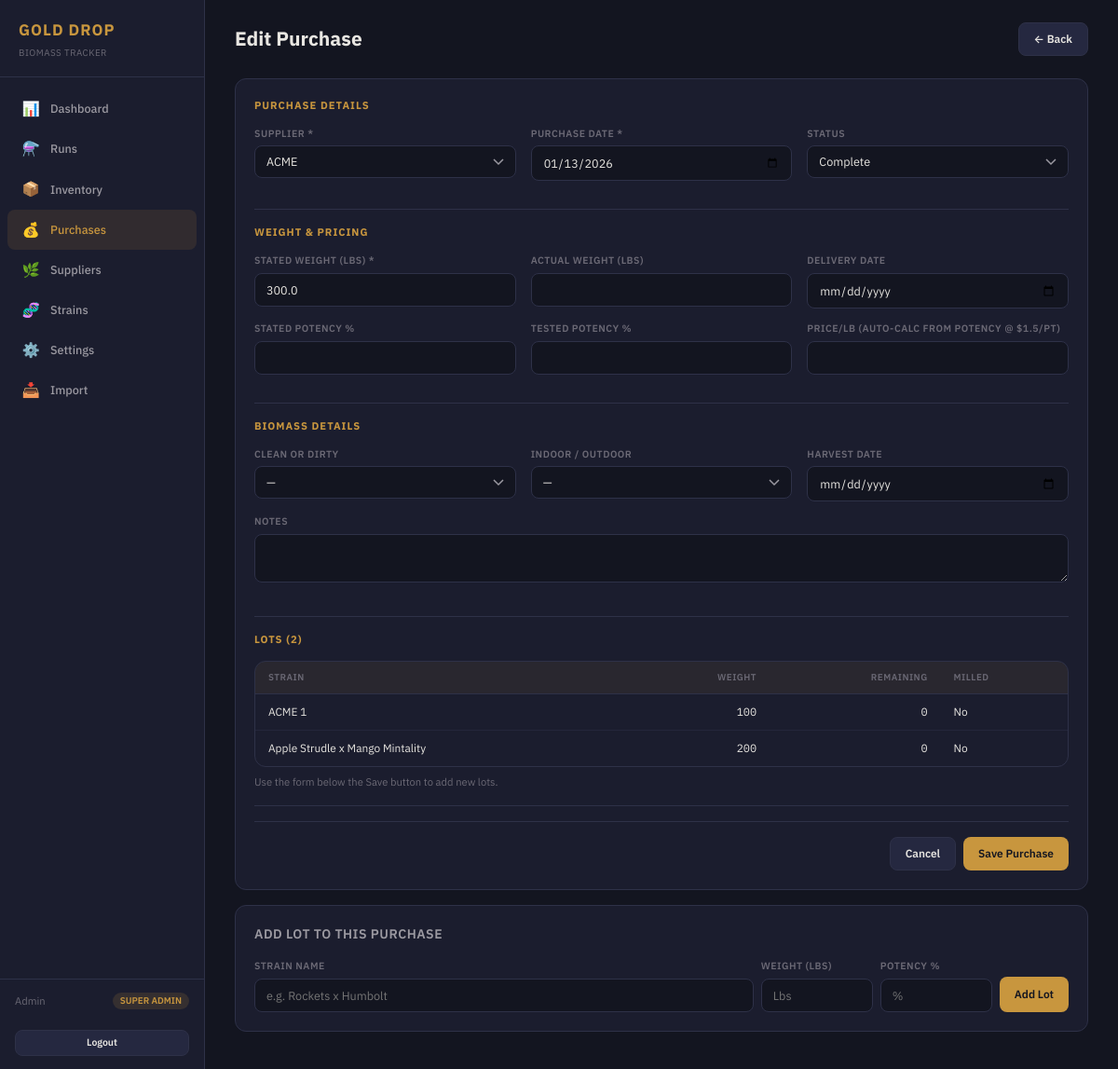
Page /purchases/f12ac0c2-0ca7-44b8-bfa0-3f6ae880757f/edit (signed in) on the committed database.
### models.py (models this page shows, shortened)
class User(UserMixin, db.Model):
    __tablename__ = "users"
    id = db.Column(db.String(36), primary_key=True, default=gen_uuid)
    username = db.Column(db.String(80), unique=True, nullable=False)
    password_hash = db.Column(db.String(256), nullable=False)
    display_name = db.Column(db.String(120), nullable=False)
    role = db.Column(db.String(20), nullable=False, default="viewer")  # super_admin, user, viewer
    is_active_user = db.Column(db.Boolean, default=True)
    created_at = db.Column(db.DateTime, default=datetime.utcnow)
    @property
    def is_super_admin(self):
        return self.role == "super_admin"
    @property
    def can_edit(self):
        return self.role in ("super_admin", "user")

class Purchase(db.Model):
    __tablename__ = "purchases"
    id = db.Column(db.String(36), primary_key=True, default=gen_uuid)
    supplier_id = db.Column(db.String(36), db.ForeignKey("suppliers.id"), nullable=False)
    purchase_date = db.Column(db.Date, nullable=False)
    delivery_date = db.Column(db.Date)
    status = db.Column(db.String(20), nullable=False, default="ordered")
    stated_weight_lbs = db.Column(db.Float, nullable=False)
    actual_weight_lbs = db.Column(db.Float)
    stated_potency_pct = db.Column(db.Float)
    tested_potency_pct = db.Column(db.Float)
    price_per_lb = db.Column(db.Float)
    total_cost = db.Column(db.Float)
    true_up_amount = db.Column(db.Float)
    true_up_status = db.Column(db.String(20))
    harvest_date = db.Column(db.Date)
    clean_or_dirty = db.Column(db.String(10))
    indoor_outdoor = db.Column(db.String(20))
    notes = db.Column(db.Text)
    created_at = db.Column(db.DateTime, default=datetime.utcnow)
    updated_at = db.Column(db.DateTime, default=datetime.utcnow, onupdate=datetime.utcnow)
    lots = db.relationship("PurchaseLot", backref="purchase", lazy="dynamic", cascade="all, delete-orphan")

class Supplier(db.Model):
    __tablename__ = "suppliers"
    id = db.Column(db.String(36), primary_key=True, default=gen_uuid)
    name = db.Column(db.String(200), nullable=False)
    contact_name = db.Column(db.String(200))
    contact_phone = db.Column(db.String(50))
    contact_email = db.Column(db.String(200))
    location = db.Column(db.String(200))
    notes = db.Column(db.Text)
    is_active = db.Column(db.Boolean, default=True)
    created_at = db.Column(db.DateTime, default=datetime.utcnow)
    purchases = db.relationship("Purchase", backref="supplier", lazy="dynamic")

class PurchaseLot(db.Model):
    __tablename__ = "purchase_lots"
    id = db.Column(db.String(36), primary_key=True, default=gen_uuid)
    purchase_id = db.Column(db.String(36), db.ForeignKey("purchases.id"), nullable=False)
    strain_name = db.Column(db.String(200), nullable=False)
    weight_lbs = db.Column(db.Float, nullable=False)
    remaining_weight_lbs = db.Column(db.Float, nullable=False)
    potency_pct = db.Column(db.Float)
    micro_pot_test = db.Column(db.String(100))
    milled = db.Column(db.Boolean, default=False)
    location = db.Column(db.String(200))
    notes = db.Column(db.Text)
    run_inputs = db.relationship("RunInput", backref="lot", lazy="dynamic")

### app.py (the view)
@app.route("/purchases/<purchase_id>/edit", methods=["GET", "POST"])
@editor_required
def purchase_edit(purchase_id):
    purchase = db.session.get(Purchase, purchase_id)
    if not purchase:
        flash("Purchase not found.", "error")
        return redirect(url_for("purchases_list"))
    if request.method == "POST":
        return _save_purchase(purchase)
    suppliers = Supplier.query.filter_by(is_active=True).order_by(Supplier.name).all()
    rate = SystemSetting.get_float("potency_rate", 1.50)
    return render_template("purchase_form.html", purchase=purchase, suppliers=suppliers,
                           rate=rate, today=date.today())

### app.py (called while the page is built)
@login_manager.user_loader
def load_user(user_id):
    return db.session.get(User, user_id)

def editor_required(f):
    @wraps(f)
    @login_required
    def decorated(*args, **kwargs):
        if not current_user.can_edit:
            flash("Edit access required.", "error")
            return redirect(url_for("dashboard"))
        return f(*args, **kwargs)
    return decorated

### models.py (called while the page is built)
    @staticmethod
    def get(key, default=None):
        s = SystemSetting.query.get(key)
        return s.value if s else default

    @staticmethod
    def get_float(key, default=0.0):
        val = SystemSetting.get(key)
        try:
            return float(val)
        except (TypeError, ValueError):
            return default

### templates/purchase_form.html (shortened to what this page needs)
{% extends "base.html" %}
{% block content %}
<div class="page-header">
  <h2>{% if purchase %}Edit Purchase{% else %}New Purchase{% endif %}</h2>
  <a href="{{ url_for('purchases_list') }}" class="btn btn-secondary">← Back</a>
</div>
<div class="card">
  <form method="POST">
    <div class="form-section">
      <h4>Purchase Details</h4>
      <div class="form-row-3">
        <div class="form-group">
          <label>Supplier *</label>
          <select name="supplier_id" required>
            {% for s in suppliers %}
            <option value="{{ s.id }}" {% if purchase and purchase.supplier_id == s.id %}selected{% endif %}>{{ s.name }}</option>
            {% endfor %}
          </select>
        </div>
        <div class="form-group">
          <label>Purchase Date *</label>
          <input type="date" name="purchase_date" value="{{ purchase.purchase_date.strftime('%Y-%m-%d') if purchase and purchase.purchase_date else today }}" required>
        </div>
        <div class="form-group">
          <label>Status</label>
          <select name="status">
            {% for s in ['ordered', 'in_transit', 'delivered', 'in_testing', 'available', 'processing', 'complete'] %}
            <option value="{{ s }}" {% if purchase and purchase.status == s %}selected{% endif %}>{{ s.replace('_', ' ').title() }}</option>
            {% endfor %}
          </select>
        </div>
      </div>
    </div>
    <div class="form-section">
      <h4>Weight & Pricing</h4>
      <div class="form-row-3">
        <div class="form-group">
          <label>Stated Weight (lbs) *</label>
          <input type="number" name="stated_weight_lbs" value="{{ purchase.stated_weight_lbs if purchase else '' }}" step="0.1" required>
        </div>
        <div class="form-group">
          <label>Actual Weight (lbs)</label>
          <input type="number" name="actual_weight_lbs" value="{{ purchase.actual_weight_lbs if purchase and purchase.actual_weight_lbs else '' }}" step="0.1">
        </div>
        <div class="form-group">
          <label>Delivery Date</label>
          <input type="date" name="delivery_date" value="{{ purchase.delivery_date.strftime('%Y-%m-%d') if purchase and purchase.delivery_date else '' }}">
        </div>
      </div>
      <div class="form-row-3">
        <div class="form-group">
          <label>Stated Potency %</label>
          <input type="number" name="stated_potency_pct" id="stated_potency" value="{{ purchase.stated_potency_pct if purchase and purchase.stated_potency_pct else '' }}" step="0.1" onchange="calcPrice()">
        </div>
        <div class="form-group">
          <label>Tested Potency %</label>
          <input type="number" name="tested_potency_pct" value="{{ purchase.tested_potency_pct if purchase and purchase.tested_potency_pct else '' }}" step="0.1">
        </div>
        <div class="form-group">
          <label>Price/lb (auto-calc from potency @ ${{ rate }}/pt)</label>
          <input type="number" name="price_per_lb" id="price_per_lb" value="{{ purchase.price_per_lb if purchase and purchase.price_per_lb else '' }}" step="0.01">
        </div>
      </div>
    </div>
    <div class="form-section">
      <h4>Biomass Details</h4>
      <div class="form-row-3">
        <div class="form-group">
          <label>Clean or Dirty</label>
          <select name="clean_or_dirty">
            <option value="">—</option>
          </select>
        </div>
        <div class="form-group">
          <label>Indoor / Outdoor</label>
          <select name="indoor_outdoor">
            <option value="">—</option>
          </select>
        </div>
        <div class="form-group">
          <label>Harvest Date</label>
          <input type="date" name="harvest_date" value="{{ purchase.harvest_date.strftime('%Y-%m-%d') if purchase and purchase.harvest_date else '' }}">
        </div>
      </div>
      <div class="form-group">
        <label>Notes</label>
        <textarea name="notes" rows="2">{{ purchase.notes if purchase and purchase.notes else '' }}</textarea>
      </div>
    </div>
    {% if purchase %}
    <div class="form-section">
      <h4>Lots ({{ purchase.lots.count() }})</h4>
      <div class="table-wrap">
        <table>
          <thead><tr><th>Strain</th><th class="text-right">Weight</th><th class="text-right">Remaining</th><th>Milled</th></tr></thead>
          <tbody>
            {% for lot in purchase.lots %}
            <tr>
              <td>{{ lot.strain_name }}</td>
              <td class="text-right text-mono">{{ "{:,.0f}".format(lot.weight_lbs) }}</td>
              <td class="text-right text-mono">{{ "{:,.0f}".format(lot.remaining_weight_lbs) }}</td>
              <td>{% if lot.milled %}Yes{% else %}No{% endif %}</td>
            </tr>
            {% endfor %}
          </tbody>
        </table>
      </div>
      <p class="text-sm" style="color:var(--text-muted);margin-top:8px;">Use the form below the Save button to add new lots.</p>
    </div>
    {% endif %}
    <div class="form-actions">
      <a href="{{ url_for('purchases_list') }}" class="btn btn-secondary">Cancel</a>
      <button type="submit" class="btn btn-primary">Save Purchase</button>
    </div>
  </form>
</div>
{% if purchase %}
<div class="card">
  <div class="card-header"><h3>Add Lot to This Purchase</h3></div>
  <form method="POST" action="{{ url_for('lot_new', purchase_id=purchase.id) }}" style="display:flex;gap:8px;align-items:flex-end;">
    <div class="form-group" style="flex:1;margin:0;">
      <label>Strain Name</label>
      <input type="text" name="strain_name" placeholder="e.g. Rockets x Humbolt" required>
    </div>
    <div class="form-group" style="width:120px;margin:0;">
      <label>Weight (lbs)</label>
      <input type="number" name="weight_lbs" placeholder="Lbs" step="0.1" required>
    </div>
    <div class="form-group" style="width:120px;margin:0;">
      <label>Potency %</label>
      <input type="number" name="potency_pct" placeholder="%" step="0.1">
    </div>
    <button type="submit" class="btn btn-primary" style="margin-bottom:0;height:38px;">Add Lot</button>
  </form>
</div>
{% endif %}
{% endblock %}

### templates/base.html (shortened to what this page needs)
<!DOCTYPE html>
<html lang="en">
<head>
  <link rel="stylesheet" href="{{ url_for('static', filename='css/style.css') }}">
</head>
<body>
  <div class="layout">
    <nav class="sidebar">
      <div class="sidebar-logo">
        <h1>GOLD DROP</h1>
        <small>Biomass Tracker</small>
      </div>
      <div class="sidebar-nav">
        <a href="{{ url_for('dashboard') }}" class="{% if request.endpoint == 'dashboard' %}active{% endif %}">
          <span class="icon">📊</span><span>Dashboard</span>
        </a>
        <a href="{{ url_for('runs_list') }}" class="{% if request.endpoint in ('runs_list', 'run_new', 'run_edit') %}active{% endif %}">
          <span class="icon">⚗️</span><span>Runs</span>
        </a>
        <a href="{{ url_for('inventory') }}" class="{% if request.endpoint == 'inventory' %}active{% endif %}">
          <span class="icon">📦</span><span>Inventory</span>
        </a>
        <a href="{{ url_for('purchases_list') }}" class="{% if request.endpoint in ('purchases_list', 'purchase_new', 'purchase_edit') %}active{% endif %}">
          <span class="icon">💰</span><span>Purchases</span>
        </a>
        <a href="{{ url_for('suppliers_list') }}" class="{% if request.endpoint in ('suppliers_list', 'supplier_new', 'supplier_edit') %}active{% endif %}">
          <span class="icon">🌿</span><span>Suppliers</span>
        </a>
        <a href="{{ url_for('strains_list') }}" class="{% if request.endpoint == 'strains_list' %}active{% endif %}">
          <span class="icon">🧬</span><span>Strains</span>
        </a>
        {% if current_user.is_super_admin %}
        <a href="{{ url_for('settings') }}" class="{% if request.endpoint == 'settings' %}active{% endif %}">
          <span class="icon">⚙️</span><span>Settings</span>
        </a>
        {% endif %}
        <a href="{{ url_for('import_csv') }}" class="{% if request.endpoint in ('import_csv', 'import_confirm') %}active{% endif %}">
          <span class="icon">📥</span><span>Import</span>
        </a>
      </div>
      <div class="sidebar-user">
        <span>{{ current_user.display_name }}</span>
        <span class="role">{{ current_user.role.replace('_', ' ') }}</span>
      </div>
      <div style="padding: 8px 16px 14px;">
        <a href="{{ url_for('logout') }}" class="btn btn-secondary btn-sm w-full" style="justify-content:center;">Logout</a>
      </div>
    </nav>
    <main class="main-content">
      {% block content %}{% endblock %}
    </main>
  </div>
</body>
</html>

### rows in the picture
User: display_name "Admin", role.replace "SUPER ADMIN"
Purchase: supplier_id "ACME", purchase_date "01/13/2026", status "Complete", stated_weight_lbs "300.0"
PurchaseLot: strain_name "ACME 1", weight_lbs "100", remaining_weight_lbs "0", milled "No"
PurchaseLot: strain_name "Apple Strudle x Mango Mintality", weight_lbs "200", remaining_weight_lbs "0", milled "No"

### other values in the picture
{{ rate }} "1.5"
{{ purchase.lots.count() }} "2"
